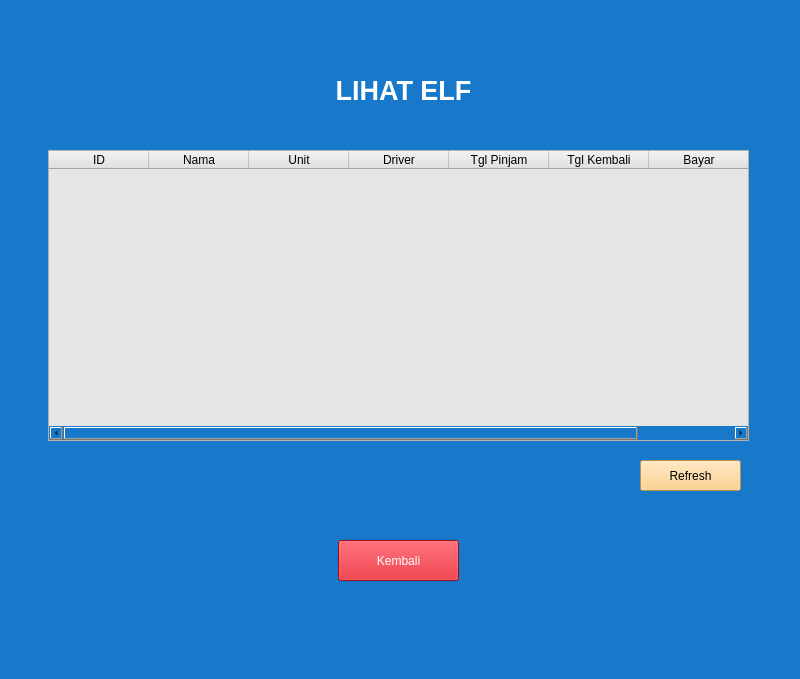
<?xml version="1.0" encoding="UTF-8"?>
<ui version="4.0">
 <class>MainWindow</class>
 <widget class="QMainWindow" name="MainWindow">
  <property name="geometry">
   <rect>
    <x>0</x>
    <y>0</y>
    <width>800</width>
    <height>679</height>
   </rect>
  </property>
  <property name="windowTitle">
   <string>MainWindow</string>
  </property>
  <property name="styleSheet">
   <string notr="true">background-color: rgb(0, 170, 255);
background-color: rgb(24, 121, 202);</string>
  </property>
  <widget class="QWidget" name="centralwidget">
   <widget class="QPushButton" name="pushButton_kembali">
    <property name="geometry">
     <rect>
      <x>338</x>
      <y>540</y>
      <width>121</width>
      <height>41</height>
     </rect>
    </property>
    <property name="font">
     <font>
      <pointsize>9</pointsize>
     </font>
    </property>
    <property name="styleSheet">
     <string notr="true">color: rgb(255, 255, 255);
background-color: rgb(212, 17, 30);</string>
    </property>
    <property name="text">
     <string>Kembali</string>
    </property>
   </widget>
   <widget class="QLabel" name="label_4">
    <property name="geometry">
     <rect>
      <x>248</x>
      <y>70</y>
      <width>311</width>
      <height>41</height>
     </rect>
    </property>
    <property name="font">
     <font>
      <pointsize>20</pointsize>
      <weight>75</weight>
      <bold>true</bold>
     </font>
    </property>
    <property name="styleSheet">
     <string notr="true">color: rgb(255, 255, 255);</string>
    </property>
    <property name="text">
     <string>LIHAT ELF</string>
    </property>
    <property name="alignment">
     <set>Qt::AlignCenter</set>
    </property>
   </widget>
   <widget class="QTableWidget" name="tableWidget">
    <property name="geometry">
     <rect>
      <x>48</x>
      <y>150</y>
      <width>701</width>
      <height>291</height>
     </rect>
    </property>
    <property name="styleSheet">
     <string notr="true">background-color: rgb(229, 229, 229);</string>
    </property>
    <column>
     <property name="text">
      <string>ID</string>
     </property>
    </column>
    <column>
     <property name="text">
      <string>Nama</string>
     </property>
    </column>
    <column>
     <property name="text">
      <string>Unit</string>
     </property>
    </column>
    <column>
     <property name="text">
      <string>Driver</string>
     </property>
    </column>
    <column>
     <property name="text">
      <string>Tgl Pinjam</string>
     </property>
    </column>
    <column>
     <property name="text">
      <string>Tgl Kembali</string>
     </property>
    </column>
    <column>
     <property name="text">
      <string>Bayar</string>
     </property>
    </column>
   </widget>
   <widget class="QPushButton" name="pushButton_refresh">
    <property name="geometry">
     <rect>
      <x>640</x>
      <y>460</y>
      <width>101</width>
      <height>31</height>
     </rect>
    </property>
    <property name="styleSheet">
     <string notr="true">background-color: rgb(255, 202, 111);</string>
    </property>
    <property name="text">
     <string>Refresh</string>
    </property>
   </widget>
  </widget>
  <widget class="QStatusBar" name="statusbar"/>
 </widget>
 <resources/>
 <connections/>
</ui>
